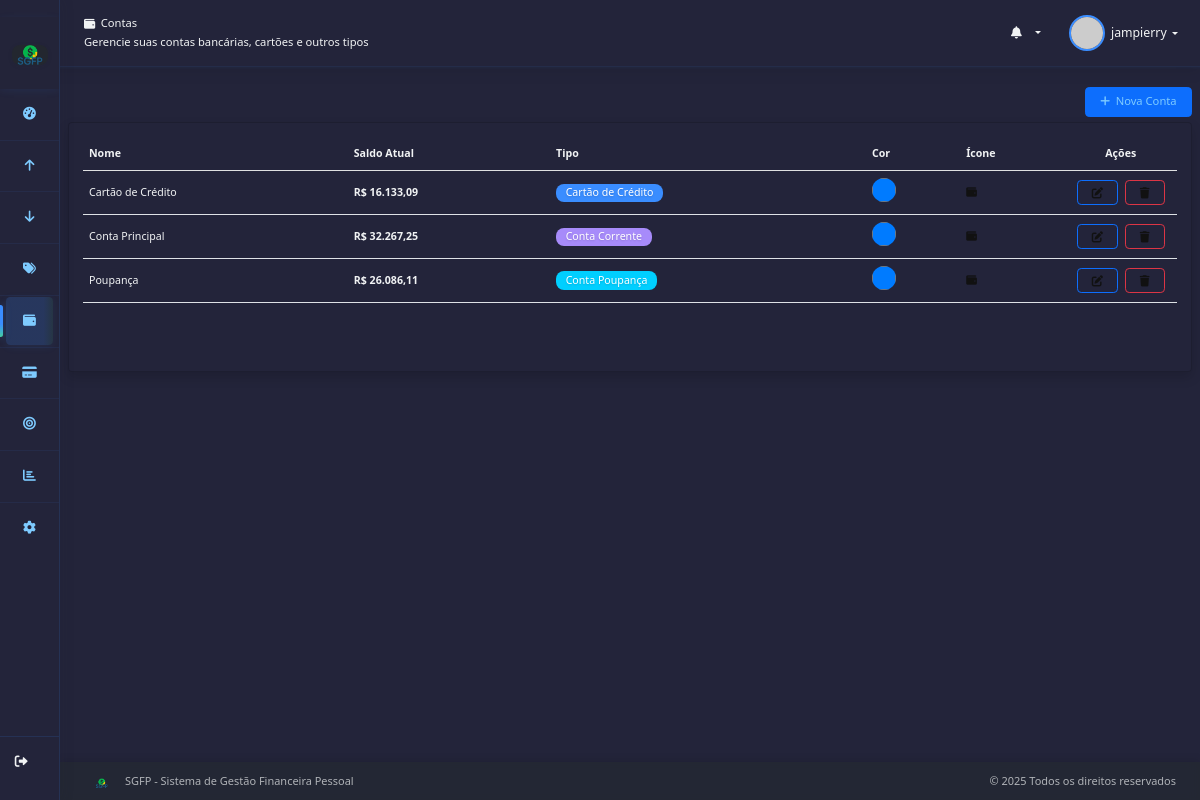
/contas/ (signed in), run on the app's committed database.
### core/models.py (models this page shows, shortened)
class Conta(models.Model):
    TIPO_CHOICES = [
        ('corrente', 'Conta Corrente'),
        ('poupanca', 'Conta Poupança'),
        ('investimento', 'Conta Investimento'),
        ('cartao_credito', 'Cartão de Crédito'),
        ('dinheiro', 'Dinheiro'),
        ('outros', 'Outros'),
    ]
    id = models.UUIDField(primary_key=True, default=uuid.uuid4, editable=False)
    nome = models.CharField(max_length=100)
    tipo = models.CharField(max_length=20, choices=TIPO_CHOICES, default='corrente')
    saldo_inicial = models.DecimalField(max_digits=12, decimal_places=2, default=0)
    saldo_atual = models.DecimalField(max_digits=12, decimal_places=2, default=0)
    descricao = models.TextField(blank=True)
    cor = models.CharField(max_length=7, default='#28a745')
    icone = models.CharField(max_length=50, default='fas fa-wallet')
    usuario = models.ForeignKey(User, on_delete=models.CASCADE, related_name='contas')
    ativo = models.BooleanField(default=True)
    data_criacao = models.DateTimeField(auto_now_add=True)
    data_atualizacao = models.DateTimeField(auto_now=True)
    class Meta:
        verbose_name = 'Conta'
        verbose_name_plural = 'Contas'
        ordering = ['nome']
        unique_together = ['nome', 'usuario']
    def atualizar_saldo(self):
        receitas = self.receitas.filter(ativo=True).aggregate(
            total=models.Sum('valor'))['total'] or 0
        despesas = self.despesas.filter(ativo=True).aggregate(
            total=models.Sum('valor'))['total'] or 0
        transferencias_entrada = self.transferencias_destino.filter(ativo=True).aggregate(
            total=models.Sum('valor'))['total'] or 0
        transferencias_saida = self.transferencias_origem.filter(ativo=True).aggregate(
            total=models.Sum('valor'))['total'] or 0
        self.saldo_atual = self.saldo_inicial + receitas - despesas + transferencias_entrada - transferencias_saida
        self.save(update_fields=['saldo_atual'])

### core/views.py (the view)
# urls.py: path('contas/', views.conta_list, name='conta_list'),
@login_required
def conta_list(request):
    contas = Conta.objects.filter(usuario=request.user, ativo=True)
    for conta in contas:
        conta.atualizar_saldo()
    return render(request, 'core/contas_list.html', {'contas': contas})

### templates/core/contas_list.html (shortened to what this page needs)
{% extends 'base.html' %}
{% load br_filters %}
{% block page_icon %}<i class="fas fa-wallet"></i>{% endblock %}
{% block page_title %}Contas{% endblock %}
{% block page_greeting %}Gerencie suas contas bancárias, cartões e outros tipos{% endblock %}
{% block content %}
<div class="container-fluid">
    <div class="d-flex justify-content-end mb-2">
        <a href="{% url 'core:conta_create' %}" class="btn btn-primary">
            <i class="fas fa-plus me-2"></i>Nova Conta
        </a>
    </div>
    <div class="card shadow">
        <div class="card-body p-0">
                <table class="table table-hover">
                    <thead class="table-light">
                        <tr>
                            <th>Nome</th>
                            <th>Saldo Atual</th>
                            <th>Tipo</th>
                            <th>Cor</th>
                            <th>Ícone</th>
                            <th class="acoes-col">Ações</th>
                        </tr>
                    </thead>
                    <tbody>
                        {% for conta in contas %}
                        <tr>
                            <td>{{ conta.nome }}</td>
                            <td class="fw-bold {% if conta.saldo_atual >= 0 %}text-success{% else %}text-danger{% endif %}">{{ conta.saldo_atual|br_currency }}</td>
                            <td>
                                <span class="badge badge-conta-{{ conta.tipo|lower }}">
                                    {{ conta.get_tipo_display }}
                                </span>
                            </td>
                            <td>
                                <input type="color" id="input-cor-{{ conta.id }}" value="{{ conta.cor }}" style="width:24px; height:24px; border:none; background:none; padding:0; border-radius:50%; cursor:pointer;" onchange="atualizarCorConta({{ conta.id }}, this.value)">
                            </td>
                            <td><i class="{{ conta.icone }}" id="conta-icone-{{ conta.id }}" style="color: {{ conta.cor }};"></i></td>
                            <td class="acoes-col">
                                <a href="{% url 'core:conta_update' conta.id %}" class="btn btn-sm btn-outline-primary" title="Editar">
                                    <i class="fas fa-edit"></i>
                                </a>
                                <a href="{% url 'core:conta_delete' conta.id %}" class="btn btn-sm btn-outline-danger" title="Excluir" onclick="return confirm('Tem certeza que deseja excluir esta conta?');">
                                    <i class="fas fa-trash"></i>
                                </a>
                            </td>
                        </tr>
                        {% endfor %}
                    </tbody>
                </table>
        </div>
    </div>
</div>
{% endblock %}

### templates/base.html (shortened to what this page needs)
{% load static %}
<!DOCTYPE html>
<html lang="pt-BR">
<head>
    <link href="https://cdn.jsdelivr.net/npm/bootstrap@5.3.0/dist/css/bootstrap.min.css" rel="stylesheet">
    <link href="https://cdnjs.cloudflare.com/ajax/libs/font-awesome/6.0.0/css/all.min.css" rel="stylesheet">
    <link href="{% static 'core/css/style.css' %}" rel="stylesheet">
    <link href="{% static 'core/css/dashboard-themes.css' %}" rel="stylesheet">
</head>
<body class="{% if tema_usuario %}{{ tema_usuario }}{% endif %}{% if icones_coloridos %} icones-coloridos{% endif %}"
      data-tela="{% if request.resolver_match.url_name == 'dashboard' %}dashboard{% elif 'receita' in request.resolver_match.url_name %}receitas{% elif 'despesa' in request.resolver_match.url_name %}despesas{% elif 'transferencia' in request.resolver_match.url_name %}transferencias{% elif 'categoria' in request.resolver_match.url_name %}categorias{% elif 'conta' in request.resolver_match.url_name %}contas{% elif 'cartao' in request.resolver_match.url_name or 'cartoes' in request.resolver_match.url_name %}cartoes{% elif 'meta' in request.resolver_match.url_name %}metas{% elif 'relatorio' in request.resolver_match.url_name %}relatorios{% elif request.resolver_match.app_name == 'configuracoes' %}configuracoes{% else %}padrao{% endif %}">
    {% if user.is_authenticated %}
    <nav id="sidebar" class="sidebar{% if not request.COOKIES.sidebar_expanded %} collapsed{% endif %}" aria-label="Menu principal" style="z-index: 1051; overflow-x: hidden;">
        <div class="sidebar-logo-container">
            <div id="sidebar-logo" class="sidebar-logo" style="cursor:pointer; user-select:none;" onclick="toggleSidebar()" aria-label="Expandir/Colapsar menu" tabindex="0">
                <img src="{% static 'icones/logo_Menu.png' %}" alt="Logo SGFP" class="sidebar-logo-img">
            </div>
        </div>
        <ul class="sidebar-menu" id="sidebarMenu">
            <li class="sidebar-item">
                <a class="sidebar-link {% if request.resolver_match.url_name == 'dashboard' %}active{% endif %}" href="{% url 'core:dashboard' %}" tabindex="0">
                    <i class="fas fa-tachometer-alt sidebar-icon"></i> <span class="sidebar-label">Dashboard</span>
                </a>
            </li>
            <li class="sidebar-item">
                <a class="sidebar-link {% if 'receita' in request.resolver_match.url_name %}active{% endif %}" href="{% url 'core:receita_list' %}" tabindex="0">
                    <i class="fas fa-arrow-up sidebar-icon"></i> <span class="sidebar-label">Receitas</span>
                </a>
            </li>
            <li class="sidebar-item">
                <a class="sidebar-link {% if 'despesa' in request.resolver_match.url_name %}active{% endif %}" href="{% url 'core:despesa_list' %}" tabindex="0">
                    <i class="fas fa-arrow-down sidebar-icon"></i> <span class="sidebar-label">Despesas</span>
                </a>
            </li>
            <li class="sidebar-item">
                <a class="sidebar-link {% if 'categoria' in request.resolver_match.url_name %}active{% endif %}" href="{% url 'core:categoria_list' %}" tabindex="0">
                    <i class="fas fa-tags sidebar-icon"></i> <span class="sidebar-label">Categorias</span>
                </a>
            </li>
            <li class="sidebar-item">
                <a class="sidebar-link {% if 'conta' in request.resolver_match.url_name %}active{% endif %}" href="{% url 'core:conta_list' %}" tabindex="0">
                    <i class="fas fa-wallet sidebar-icon"></i> <span class="sidebar-label">Contas</span>
                </a>
            </li>
            <li class="sidebar-item">
                <a class="sidebar-link {% if 'cartao' in request.resolver_match.url_name or 'cartoes' in request.resolver_match.url_name %}active{% endif %}" href="{% url 'core:cartoes_dashboard' %}" tabindex="0">
                    <i class="fas fa-credit-card sidebar-icon"></i> <span class="sidebar-label">Cartões</span>
                </a>
            </li>
            <li class="sidebar-item">
                <a class="sidebar-link {% if 'meta' in request.resolver_match.url_name %}active{% endif %}" href="{% url 'core:meta_list' %}" tabindex="0">
                    <i class="fas fa-bullseye sidebar-icon"></i> <span class="sidebar-label">Metas</span>
                </a>
            </li>
            <li class="sidebar-item">
                <a class="sidebar-link {% if 'relatorio' in request.resolver_match.url_name %}active{% endif %}" href="{% url 'core:relatorio_financeiro' %}" tabindex="0">
                    <i class="fas fa-chart-bar sidebar-icon"></i> <span class="sidebar-label">Relatórios</span>
                </a>
            </li>
            <li class="sidebar-item">
                <a class="sidebar-link {% if request.resolver_match.app_name == 'configuracoes' %}active{% endif %}" href="{% url 'configuracoes:home' %}" tabindex="0">
                    <i class="fas fa-cog sidebar-icon"></i> <span class="sidebar-label">Configurações</span>
                </a>
            </li>
        </ul>
        <div class="sidebar-logout">
            <form method="post" action="{% url 'logout' %}">
                <button type="submit" class="sidebar-link sidebar-logout-link" tabindex="0">
                    <i class="fas fa-sign-out-alt sidebar-icon"></i> <span class="sidebar-label">Sair</span>
                </button>
            </form>
        </div>
    </nav>
    {% endif %}
    <div class="main-content{% if not request.COOKIES.sidebar_expanded %} sidebar-collapsed{% endif %}">
        {% if user.is_authenticated %}
        <nav class="navbar peoplenet navbar-expand-lg w-100" style="width:100vw; left:0; right:0;">
            <div class="container-fluid px-3">
                <div class="d-flex align-items-center">
                    <a class="navbar-brand mb-0 h1 d-flex align-items-center" href="{% url 'core:dashboard' %}">
                        <div id="navbar-logo" class="navbar-logo" style="height: 48px; width: 48px; display: flex; align-items: center; justify-content: center; background: transparent; margin-left: 8px;">
                        </div>
                    </a>
                    <div id="navbar-page-title" class="navbar-page-title d-flex flex-column align-items-start ms-2" style="transition: margin-left 0.3s cubic-bezier(.4,2,.6,1);">
                        <div class="d-flex align-items-center">
                            {% block page_icon %}{% endblock %}
                            <span class="navbar-page-label ms-2">{% block page_title %}{% endblock %}</span>
                        </div>
                        <div class="navbar-page-greeting mt-1">{% block page_greeting %}{% endblock %}</div>
                    </div>
                </div>
                <div class="navbar-nav ms-auto flex-row align-items-center gap-2">
                    <div class="nav-item dropdown me-2">
                        <a class="nav-link dropdown-toggle position-relative" href="#" role="button" data-bs-toggle="dropdown">
                            <i class="fas fa-bell"></i>
                        </a>
                    </div>
                    <div class="nav-item dropdown">
                        <a class="nav-link dropdown-toggle d-flex align-items-center" href="#" role="button" data-bs-toggle="dropdown">
                            <img src="https://ui-avatars.com/api/?name={{ user.get_full_name|default:user.username }}&background=3A8DFF&color=fff&rounded=true&size=36" class="avatar me-2" alt="Avatar">
                            <span class="d-none d-md-inline" style="color: #F1F3F4;">{{ user.get_full_name|default:user.username }}</span>
                        </a>
                    </div>
                </div>
            </div>
        </nav>
        {% endif %}
        <main class="py-4">
            {% block content %}{% endblock %}
        </main>
        {% if user.is_authenticated %}
            <footer class="footer-fixed">
                <div class="container-fluid d-flex justify-content-between align-items-center p-0">
                    <div class="d-flex align-items-center">
                        <img src="{% static 'icones/logo_claro.png' %}" alt="Logo" style="height: 22px; margin-right: 8px;">
                        <span class="text-muted">SGFP - Sistema de Gestão Financeira Pessoal</span>
                    </div>
                    <div class="text-end">
                        <span class="text-muted">&copy; {% now "Y" %} Todos os direitos reservados</span>
                    </div>
                </div>
            </footer>
        {% endif %}
    </div>
</body>
</html>

### data on the page
Conta: nome "Cartão de Crédito", saldo_atual|br_currency "R$ 16.133,09", tipo "Cartão de Crédito", cor "#007bff"
Conta: nome "Conta Principal", saldo_atual|br_currency "R$ 32.267,25", tipo "Conta Corrente", cor "#007bff"
Conta: nome "Poupança", saldo_atual|br_currency "R$ 26.086,11", tipo "Conta Poupança", cor "#007bff"

### other printed values
{{ user.get_full_name|default:user.username }} "jampierry"
